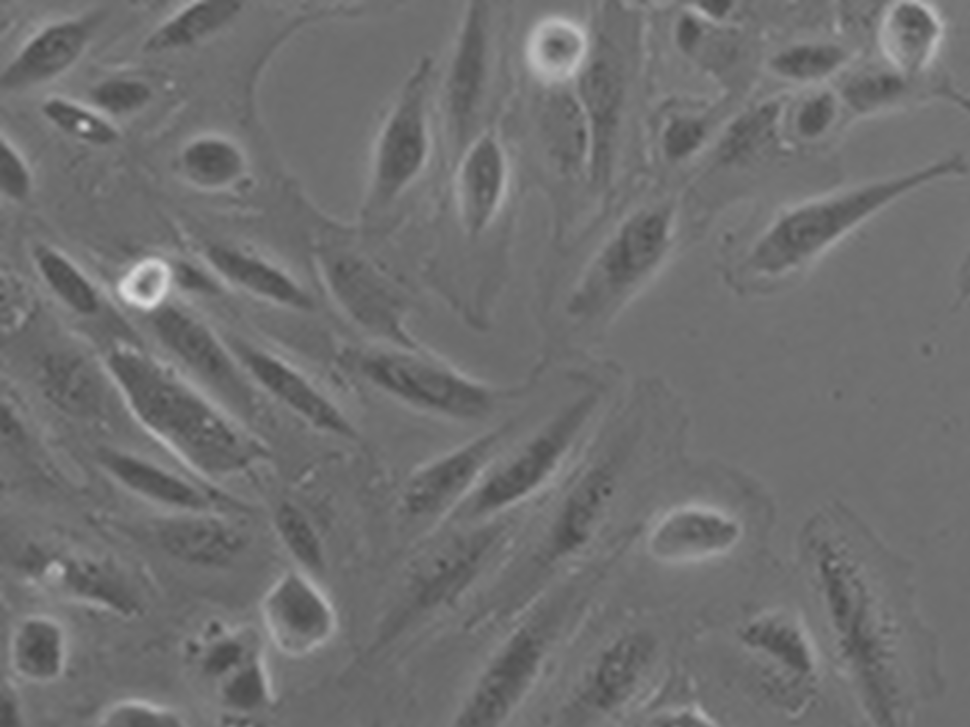
#> input picture Programming/images/1_00001_prepared.png, 970 x 727 px, shrunk from 2560 x 1920 before the run, found by its file name
$ python image_processing_v3.py
#> lines starting #> are read from the running program, lines starting #| are printed output that depends on the picture; after the words box and inside, x2 and y2 are one past the last pixel; in counts of white or black regions, pixels touching at a corner belong together
import cv2
import os
import numpy as np
import matplotlib.pyplot as plt


folder_path = 'Programming/images'
image_name = '1_00001_prepared'

image_path = os.path.join(folder_path, image_name) + '.png' # image path

img = cv2.imread(image_path)
#> img is the input picture: shape (727, 970, 3); min 72, max 220, mean 112.5
img = cv2.cvtColor(img, cv2.COLOR_BGR2GRAY)
#> img: shape (727, 970)
img = np.uint8(img)

# cv2.imshow('image', img)
# cv2.waitKey(0)
# cv2.destroyAllWindows()

kernel = np.ones((5, 5), np.uint8)
dilation = cv2.dilate(img, kernel, iterations = 1)
closing = cv2.morphologyEx(img, cv2.MORPH_CLOSE, kernel)

# Adaptive thresholding on mean and gaussian filter
th2 = cv2.adaptiveThreshold(img, 255, cv2.ADAPTIVE_THRESH_MEAN_C,
                            cv2.THRESH_BINARY, 11, 2)
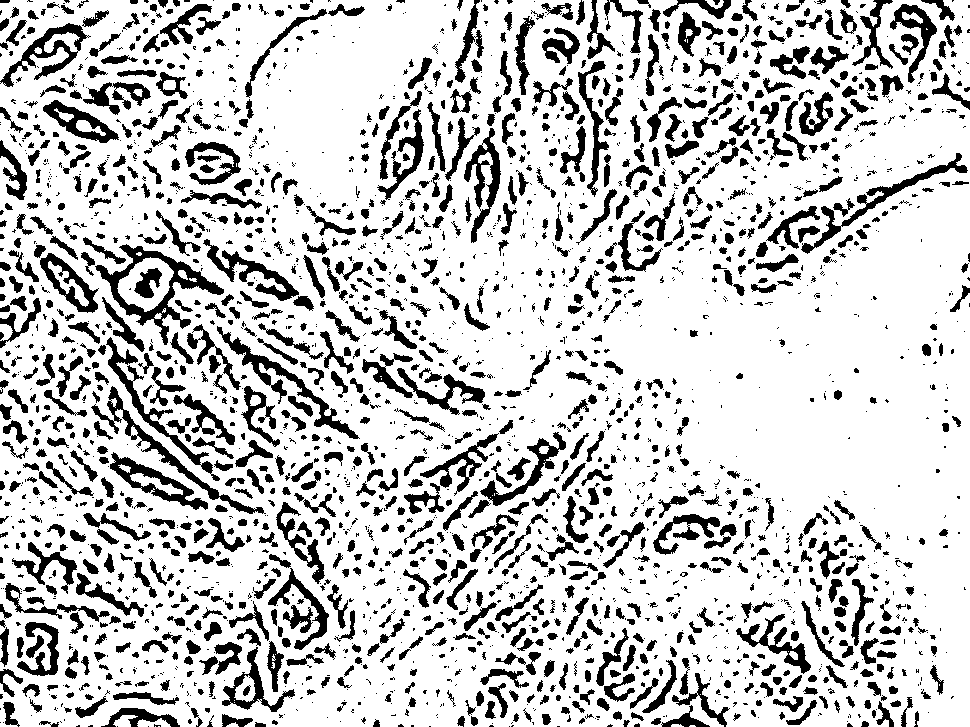
#> th2: shape (727, 970); 78.9% white; 2537 black regions (1327 under 20 px), largest, box (x1, y1, x2, y2) and area: (95, 244, 224, 345) 2667, (217, 326, 360, 439) 1853, (91, 386, 266, 514) 1738
th3 = cv2.adaptiveThreshold(img, 255, cv2.ADAPTIVE_THRESH_GAUSSIAN_C,
                            cv2.THRESH_BINARY, 11, 2)
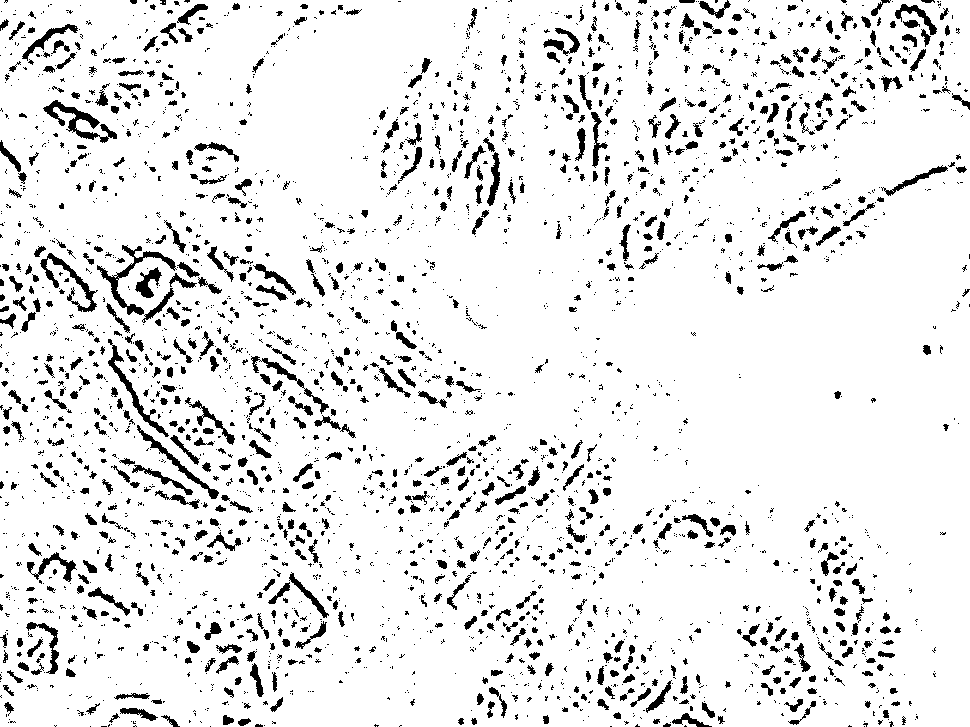
#> th3: shape (727, 970); 91.2% white; 3093 black regions (2238 under 20 px), largest, box (x1, y1, x2, y2) and area: (97, 245, 177, 315) 892, (43, 100, 117, 143) 863, (40, 253, 98, 312) 716

# Otsu's thresholding
ret4, th4 = cv2.threshold(img, 0, 255, cv2.THRESH_BINARY + cv2.THRESH_OTSU)
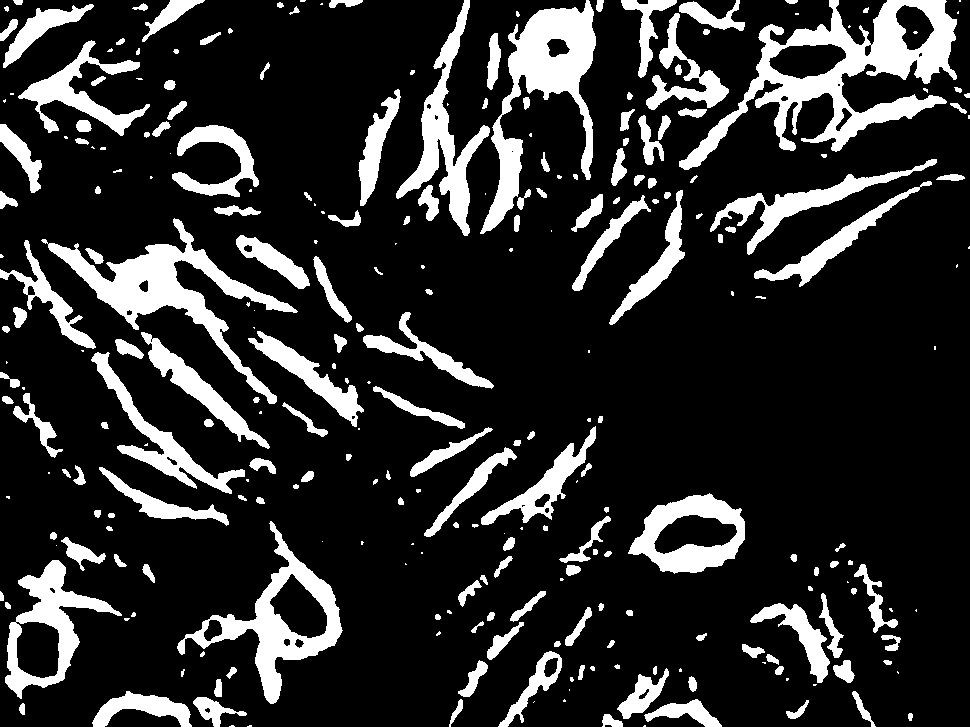
#> th4: shape (727, 970); 17.6% white; 279 white regions (82 under 20 px), largest, box (x1, y1, x2, y2) and area: (679, 0, 957, 170) 13931, (41, 218, 298, 404) 8947, (480, 0, 596, 234) 8792
#> ret4 = 119

# Initialize the list
Cell_count, x_count, y_count = [], [], []

# read original image, to display the circle and center detection
#display = cv2.imread("D:/Projects / ImageProcessing / DA1 / sample1 / cellOrig.png")

folder_path_org = 'Programming/images'
image_name_org = '1_00001'

image_path_org = os.path.join(folder_path_org, image_name_org) + '.png' # image path
display = cv2.imread(image_path_org)

# convert to 8 bit image
image = display
#> (the run stopped early here; a loop or call above may not have finished)

$ run again, with Programming/images/4_00052_prepared.png copied over Programming/images/1_00001_prepared.png
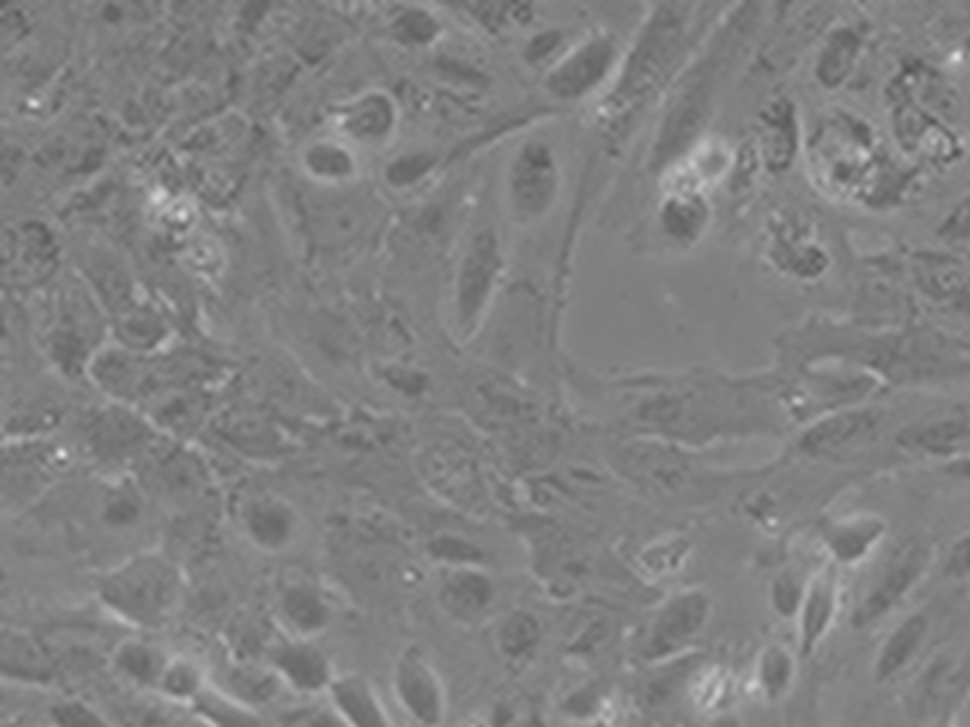
#> input picture Programming/images/4_00052_prepared.png, 970 x 727 px, shrunk from 2560 x 1920 before the run, found by its file name
#> img is the input picture: shape (727, 970, 3); min 83, max 225, mean 129.3
#> img: shape (727, 970)
#> `th2 = cv2.adaptiveThreshold(img, 255, cv2.ADAPTIVE_THRESH_MEAN_C, cv2...`:
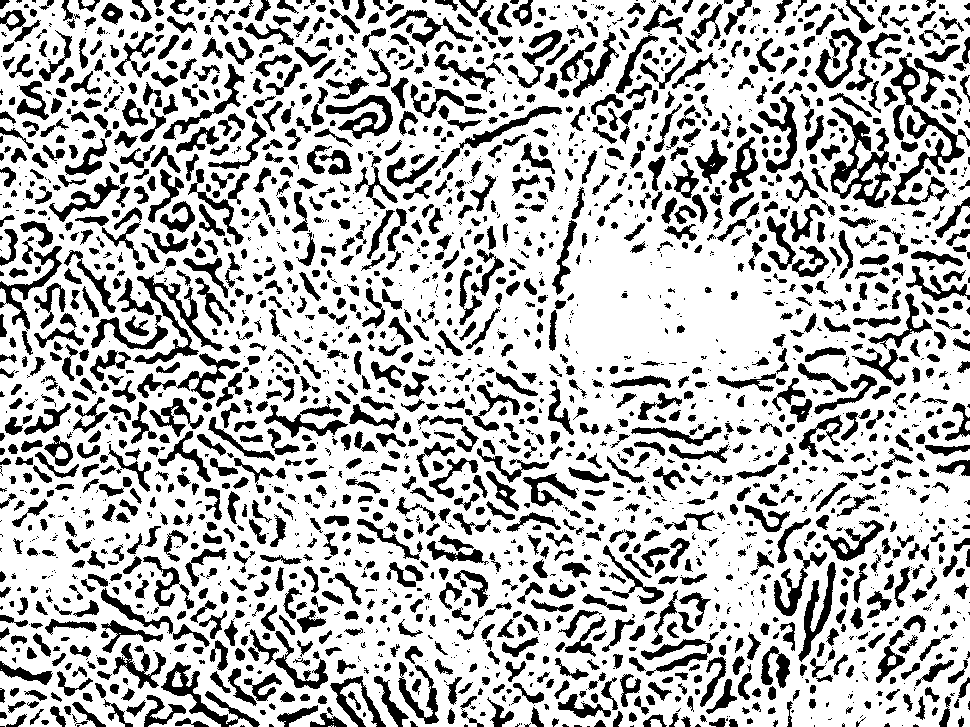
#> th2: shape (727, 970); 72.1% white; 2431 black regions (880 under 20 px), largest, box (x1, y1, x2, y2) and area: (890, 57, 970, 206) 2373, (830, 107, 896, 208) 2224, (133, 275, 224, 364) 1761
#> th3: shape (727, 970); 86.8% white; 4008 black regions (2587 under 20 px), largest, box (x1, y1, x2, y2) and area: (799, 562, 835, 659) 779, (913, 106, 964, 163) 468, (778, 97, 797, 169) 460
#> `ret4, th4 = cv2.threshold(img, 0, 255, cv2.THRESH_BINARY + cv2.THRESH_..`:
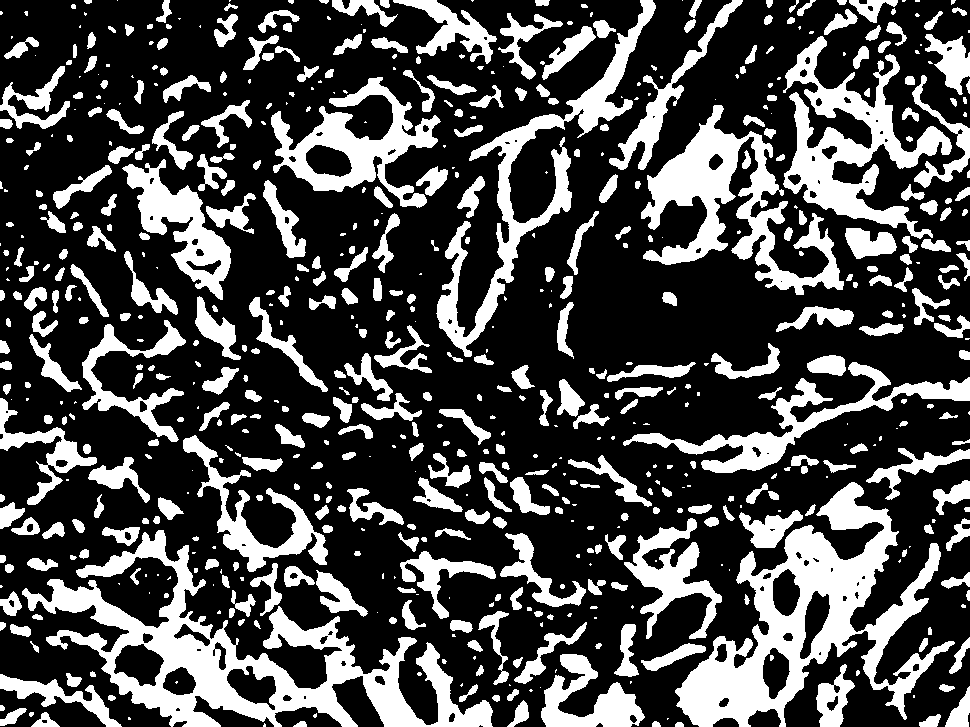
#> th4: shape (727, 970); 29.4% white; 653 white regions (211 under 20 px), largest, box (x1, y1, x2, y2) and area: (22, 530, 493, 727) 24244, (675, 482, 955, 727) 22302, (641, 105, 844, 295) 12005
#> ret4 = 132

$ run again, with Programming/images/1_00001_001_1_1.png copied over Programming/images/1_00001_prepared.png
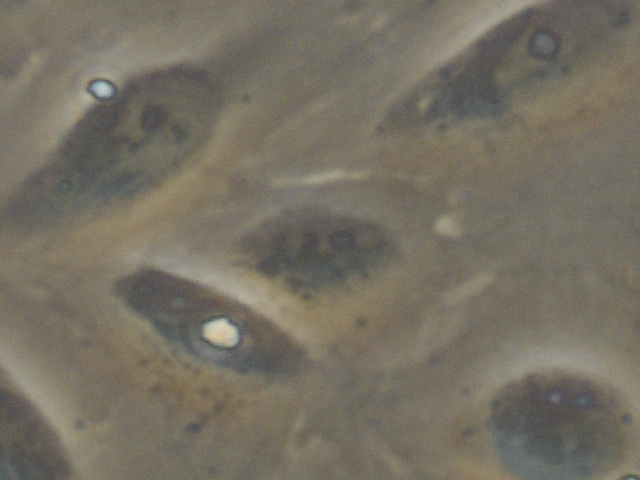
#> input picture Programming/images/1_00001_001_1_1.png, 640 x 480 px, found by its file name
#> img is the input picture: shape (480, 640, 3); mean B, G, R 99.2, 112.2, 118.3
#> img: shape (480, 640)
#> `th2 = cv2.adaptiveThreshold(img, 255, cv2.ADAPTIVE_THRESH_MEAN_C, cv2...`:
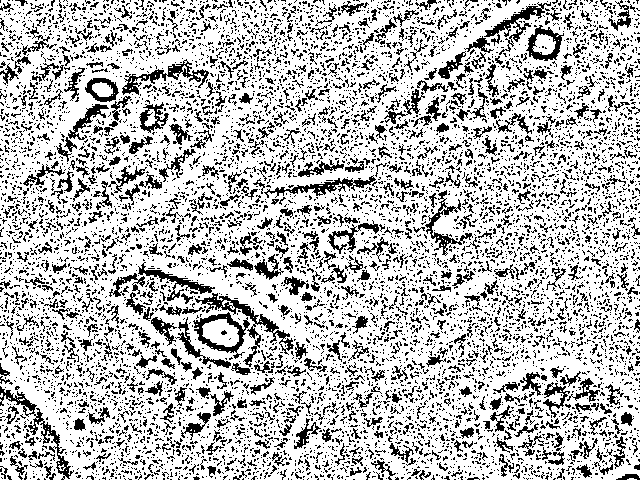
#> th2: shape (480, 640); 74.2% white; black in thin lines or dots
#> th3: shape (480, 640); 79.2% white; black in thin lines or dots
#> `ret4, th4 = cv2.threshold(img, 0, 255, cv2.THRESH_BINARY + cv2.THRESH_..`:
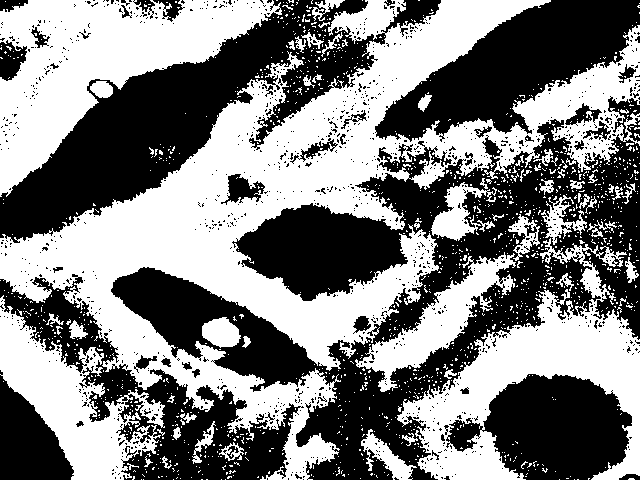
#> th4: shape (480, 640); 50.2% white; 1226 black regions (1182 under 20 px), largest, box (x1, y1, x2, y2) and area: (111, 96, 640, 480) 62190, (0, 0, 441, 243) 31295, (375, 0, 640, 142) 17724
#> ret4 = 112
